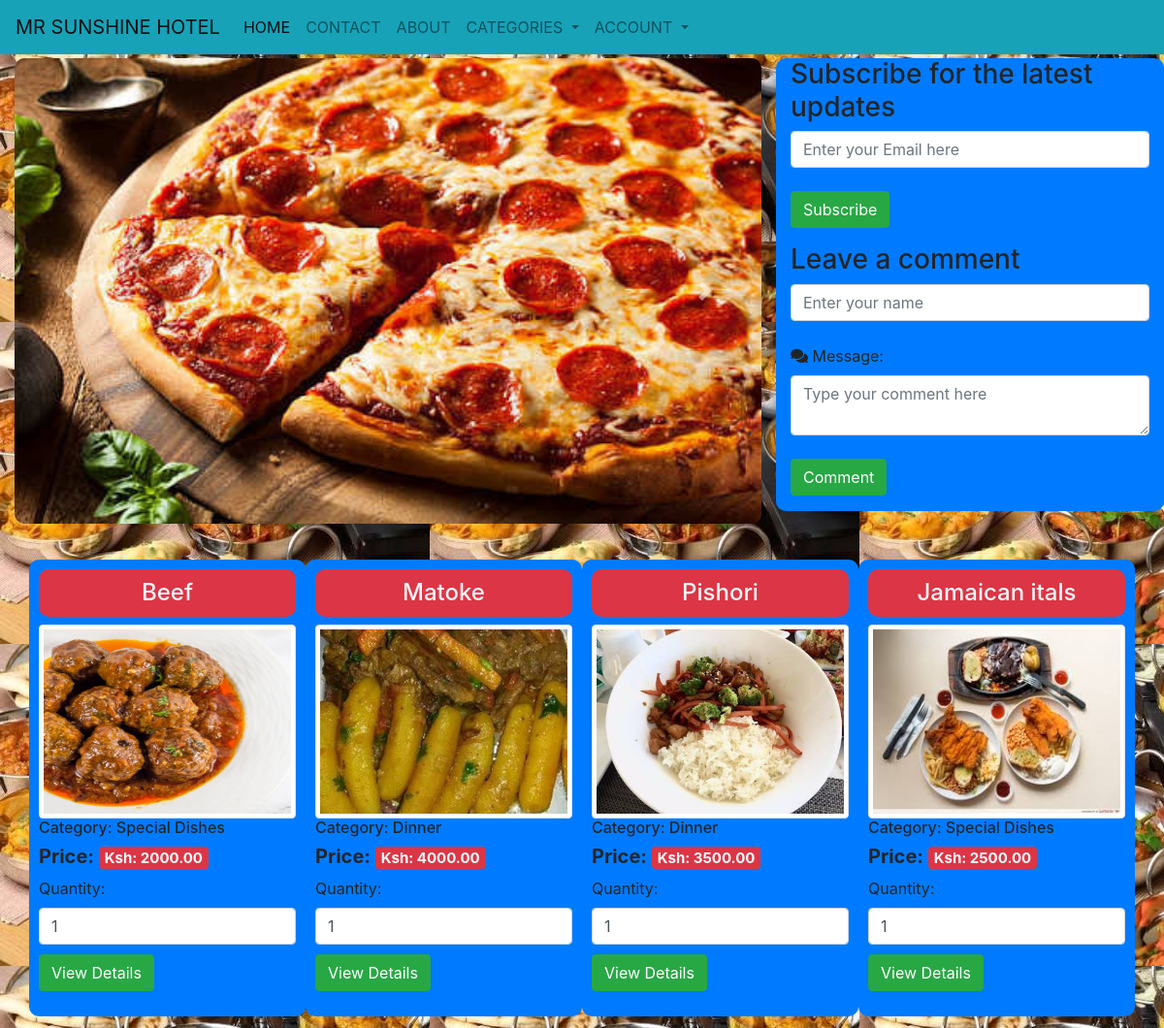
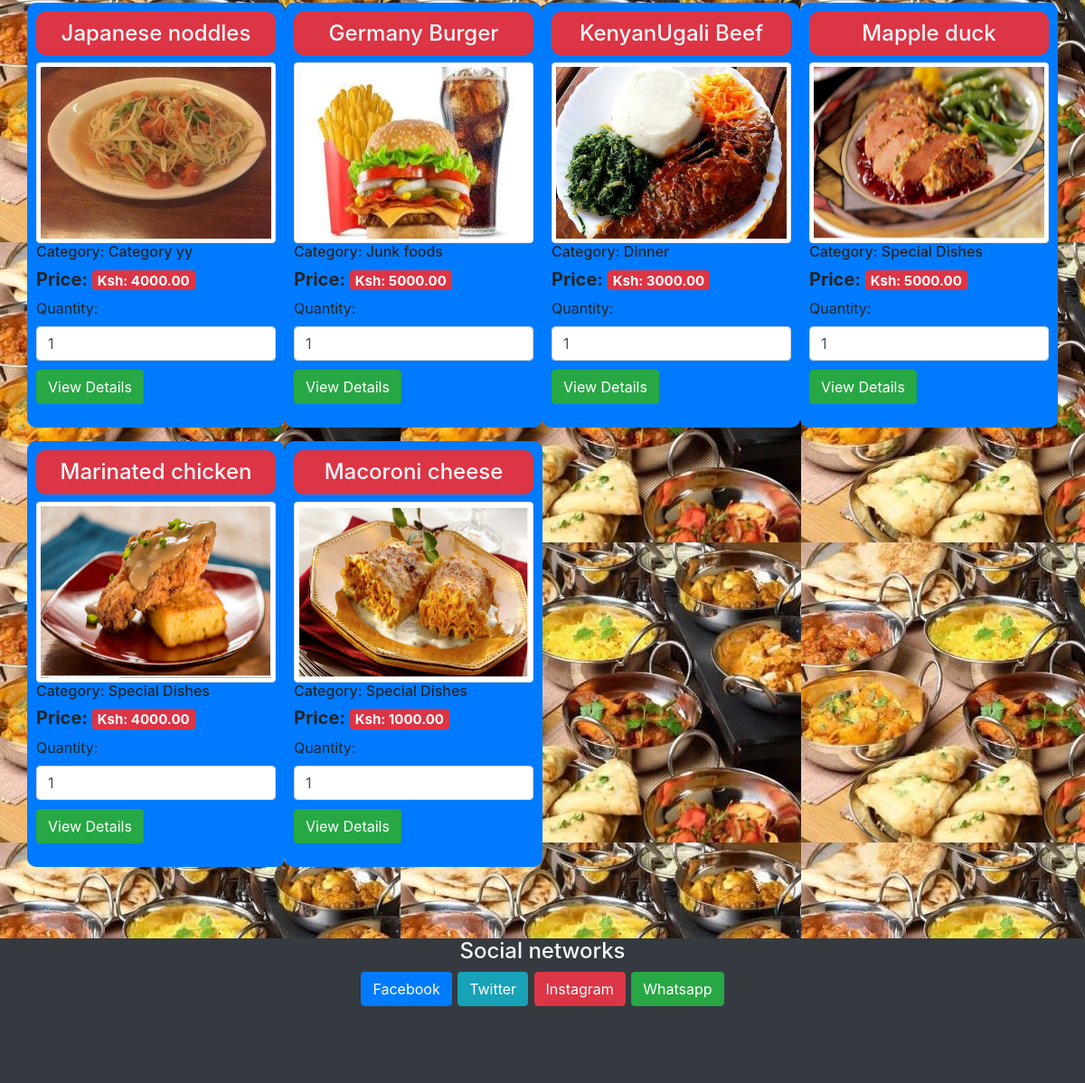
The app's page /home.php with its own data (2 pictures, top to bottom).
### tables this page shows
CREATE TABLE `prod` (
  `id` int(11) NOT NULL,
  `name` varchar(255) NOT NULL,
  `img` varchar(255) NOT NULL,
  `price` float(10,2) NOT NULL,
  `category` varchar(255) NOT NULL,
  `description` varchar(255) NOT NULL
);

### includes/itemloop.php (the view, shortened to what this page needs)
<div class="row" style="padding: 30px;">
           <?php   while ($product = mysqli_fetch_assoc($result)): ?>
          <div class="col-md-3 bg-primary" style="padding: 10px;  border-radius: 10px; margin-bottom: 15px; ">
           <h4 class="text-info text-center badge-danger text-light" style="padding: 10px; border-radius: 10px;"><?php echo $product['name']; ?></h4>
           <form method="POST" action="submit.php?action=add&id=<?= $product['id'];?>">
             <div class="product_img" style="height: 200px;">
               <img style="height: 200px; width: 355px;" src="images/<?php echo $product['img']; ?>" class="img-responsive  img-thumbnail image">
             </div>
                 <h6>Category: <?= $product['category']; ?></h6>
                <h5><strong>Price: </strong> <span class="badge badge-danger">Ksh: <?php echo $product['price'];; ?></span> </h5>
             <label>Quantity: </label>
             <input type="number" name="quantity" value="1" class="form form-control">
             <button type="submit" name="view" class="btn btn-success" style="margin-top: 10px">View Details</button>
           </form>
          </div>
          <?php endwhile; ?>
         </div>

### home.css (style rules this page uses)
.badge { background-color: blue; }
.image { height: 50px; }
body { background: url(images/i1.jpeg); }

### records on screen
prod: name "Beef", img (picture), category "Special Dishes", price "2000.00"
prod: name "Matoke", img (picture), category "Dinner", price "4000.00"
prod: name "Pishori", img (picture), category "Dinner", price "3500.00"
prod: name "Jamaican itals", img (picture), category "Special Dishes", price "2500.00"
prod: name "Japanese noddles", img (picture), category "Category yy", price "4000.00"
prod: name "Germany Burger", img (picture), category "Junk foods", price "5000.00"
prod: name "KenyanUgali Beef", img (picture), category "Dinner", price "3000.00"
prod: name "Mapple duck", img (picture), category "Special Dishes", price "5000.00"
prod: name "Marinated chicken", img (picture), category "Special Dishes", price "4000.00"
prod: name "Macoroni cheese", img (picture), category "Special Dishes", price "1000.00"
